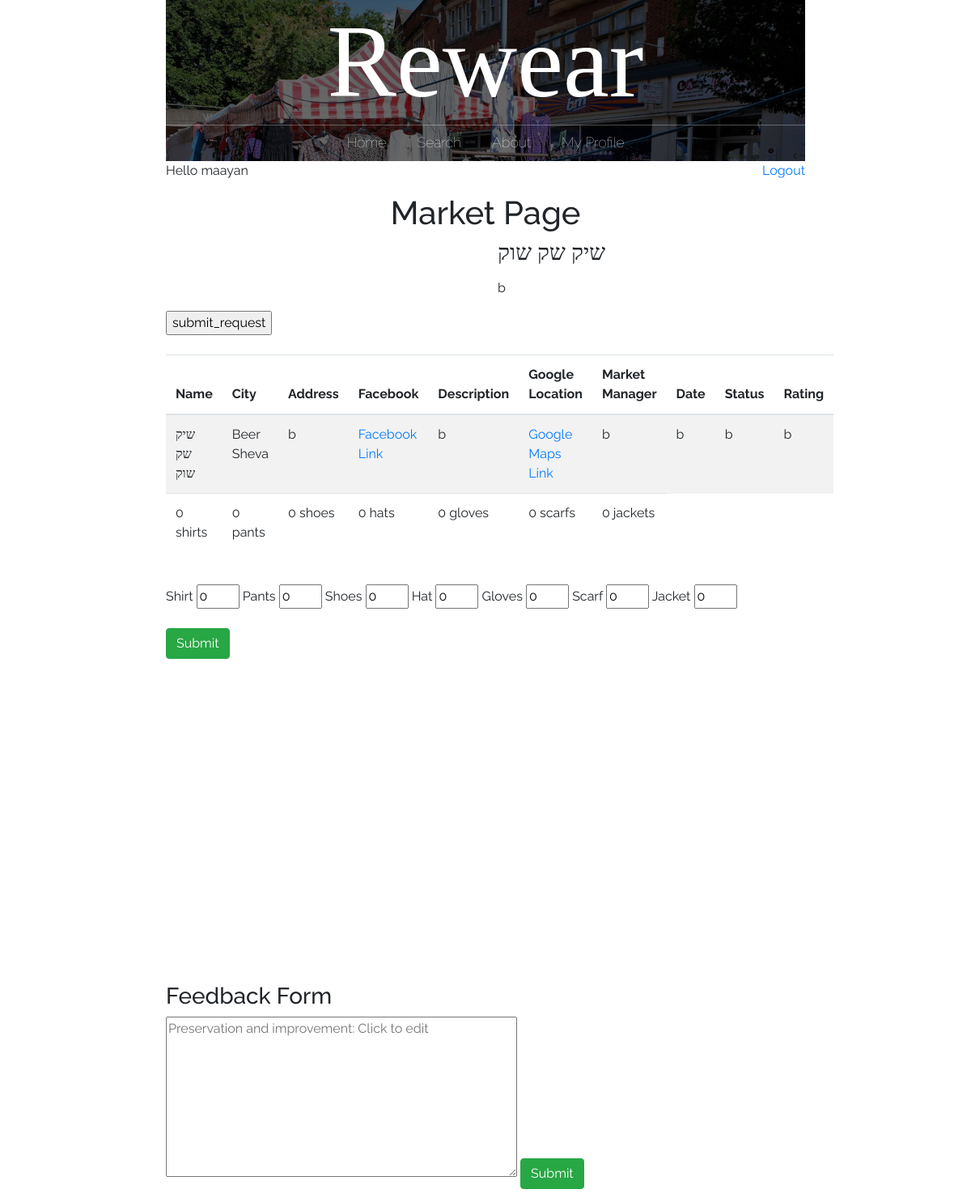
Before: /market_page/4/ (signed in) with the older database file.
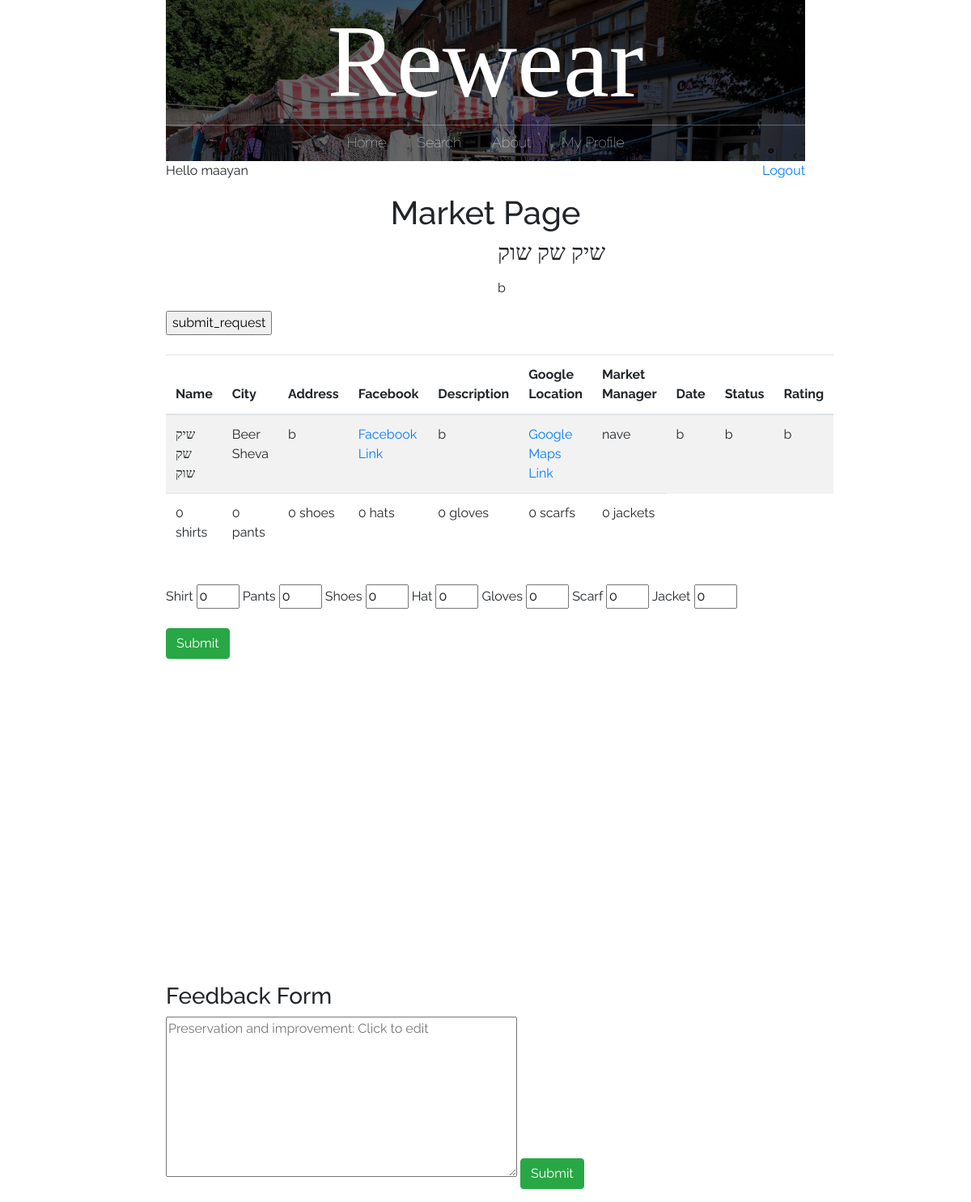
After: the same page with the newer database file.
### main/models.py (models this page shows, shortened)
class market(models.Model):
    id = models.AutoField(primary_key=True)
    name = models.CharField(max_length=200)
    city = models.CharField(max_length=200)
    address = models.CharField(max_length=200)
    facebook = models.CharField(max_length=200, default='')
    description = models.CharField(max_length=200, default='')
    google_location = models.CharField(max_length=200, default='')
    market_manager = models.CharField(max_length=200, default='')
    date = models.CharField(max_length=200, default='')
    status = models.CharField(max_length=200, default='')
    rating = models.CharField(max_length=200, default='')
    shirt = models.IntegerField(default=0)
    pants = models.IntegerField(default=0)
    shoes = models.IntegerField(default=0)
    hat = models.IntegerField(default=0)
    gloves = models.IntegerField(default=0)
    scarf = models.IntegerField(default=0)
    jacket = models.IntegerField(default=0)
    other = models.IntegerField(default=0)

### main/views.py (the view)
# urls.py: path("market_page/<id>/", views.market_page, name="market"),
def market_page(response, id):
    cur_market = market.objects.get(id=id)
    return render(response, "main/market_page.html", {'market': cur_market})

### main/templates/main/market_page.html (shortened to what this page needs)
{% extends 'main/base.html' %}
{% load crispy_forms_tags %}
{% block content %}
{% if user.is_authenticated %}
<center><h1>Market Page</h1></center>
<div class="container">
	<div class="row">
		<div class="col-md-6">
		</div>
		<div class="col-md-6">
			<h3>{{market.name}}</h3>
			<p>{{market.description}}</p>
		</div>
	</div>
</div>
{% if user.is_authenticated and not user.is_superuser %}
	<form method="post" action='/submit_request/{{request.user.id}}/{{market.id}}/'>
	<input type="submit" value="submit_request">
	</form>
{% endif %}
	<table class="table table-striped">
	  <thead>
		<tr>
			<th>Name</th>
			<th>City</th>
			<th>Address</th>
			<th>Facebook</th>
			<th>Description</th>
			<th>Google Location</th>
			<th>Market Manager</th>
			<th>Date</th>
			<th>Status</th>
			<th>Rating</th>
		</tr>
	  </thead>
	  <tbody>
		<tr>
			<td>{{market.name}}</td>
			<td>{{market.city}}</td>
			<td>{{market.address}}</td>
			<td><a href="1">Facebook Link</a></td>
			<td>{{market.description}}</td>
			<td><a href="1">Google Maps Link</a></td>
			<td>{{market.market_manager}}</td>
			<td>{{market.date}}</td>
			<td>{{market.status}}</td>
			<td>{{market.rating}}</td>
		</tr>
		<tr>
			<br/>
			<td>{{market.shirt}} shirts</td>
			<td>{{market.pants}} pants</td>
			<td>{{market.shoes}} shoes</td>
			<td>{{market.hat}} hats</td>
			<td>{{market.gloves}} gloves</td>
			<td>{{market.scarf}} scarfs</td>
			<td>{{market.jacket}} jackets</td>
		</tr>
	  </tbody>
	</table>
	<br>
	<form method="post" action='/update_market/{{market.id}}/'class="form-group">
		<a>Shirt </a><input type="number" name="shirt" min="0" max="50" step="1" value="0" >
		<a>Pants </a><input type="number" name="pants" min="0" max="50" step="1" value="0" >
		<a>Shoes </a><input type="number" name="shoes" min="0" max="50" step="1" value="0">
		<a>Hat </a><input type="number" name="hat" min="0" max="50" step="1" value="0" >
		<a>Gloves </a><input type="number" name="gloves" min="0" max="50" step="1" value="0">
		<a>Scarf </a><input type="number" name="scarf" min="0" max="50" step="1" value="0">
		<a>Jacket </a><input type="number" name="jacket" min="0" max="50" step="1" value="0">
		<br> <br>
		<input type="submit" class="btn btn-success">
	</form>
<br> <br> <br> <br> <br> <br> <br> <br> <br> <br><br> <br> <br> <br> <br> <br>
{% else %}
<p>Please sign <a href="/login/">login</a> in order to view this content.</p>
<p>Not registered yet? <a href="/signup/">Sign up</a></p>
{% endif %}
	{% if not feedback%}
        <h3>Feedback Form</h3>
        <form method="post" action='/feedback/{{market.id}}/' class="form-group">
            <textarea name="message" rows="8" cols="50" const placeholder="Preservation and improvement: Click to edit"></textarea>
            <input type="submit" class="btn btn-success">
        </form>
    {% else %}
        <center><h4>Your message was delivered</h4>
                <br><p>Thank you for your feedback, <br>
    {% endif %}
{% endblock %}

### main/templates/main/base.html (shortened to what this page needs)
{% load static %}
<!doctype html>
<html>
	<head>
		<link rel="stylesheet" href="https://stackpath.bootstrapcdn.com/bootstrap/4.3.1/css/bootstrap.min.css">
		<link rel="stylesheet" href="{% static 'css/styles.css' %}">
	</head>
	<body>
	<div id = "content", name = "content">
		<div class="row justify-content-center">
			<div class="col-8">
			<center>
					<header class="main-header">
						<h1 class="header-name header-name-large">Rewear</h1>
						<nav class="nav main-nav">
							<ul>
								<li><a href="/">Home</a></li>
								<li><a href="/search_page/">Search</a></li>
								<li><a href="/about/">About</a></li>
								{% if user.is_authenticated and user.is_superuser %}
									<li><a href="/submissions/">Submissions
									<!--<div style="display: inline-block;">
										<div style="border-radius: 50%; width: 10px; height: 10px; padding: 2px; border: solid; border-color: red;"></div>
									</div>-->
									</a></li>
									<li><a href="/admin/">Administration</a></li>
								{% elif user.is_authenticated and user.is_active%}
								<li><a href="/profile/">My Profile</a></li>
								{% endif %}
							</ul>
						</nav>
					</header>
			</center>
			{% if user.is_authenticated %}
			<p style="text-align:left;">
				<td><left>Hello {{request.user.username}}</left></td>
				<span style="float:right;">
					<td><right><a href="/logout">Logout</a></right></td>
				</span>
			</p>
			{% endif %}
				{% block content %}
				{% endblock %}
			</div>
		</div>
	</div>
	</body>
</html>

### static/css/styles.css (style rules this page uses)
* { box-sizing: border-box; font-family: Raleway; }
html, body { margin: 0; padding: 0; }
.nav ul { margin: 0; padding: 0; }
.nav li { display: inline; }
.nav a { display: inline-block; padding: .5em; color: white; text-decoration: none; }
.main-nav { text-align: center; font-size: 1.1em; font-weight: lighter; display: inline; }
.main-nav li { padding: 0 1%; }
.main-header { background-color: rgba(0, 0, 0, .6); background-image: url("../media/Header Background.jpeg"); background-blend-mode: multiply; background-size: cover; }
.header-name { text-align: center; margin: 0; font-size: 4em; font-family: "Arvo"; font-weight: normal; color: white; border-bottom: 1px solid rgba(255, 255, 255, .3) }
.header-name-large { font-size: 8em; }

Changed rows visible on the page:
changed market "שיק שק שוק": market_manager "b" → "nave"
